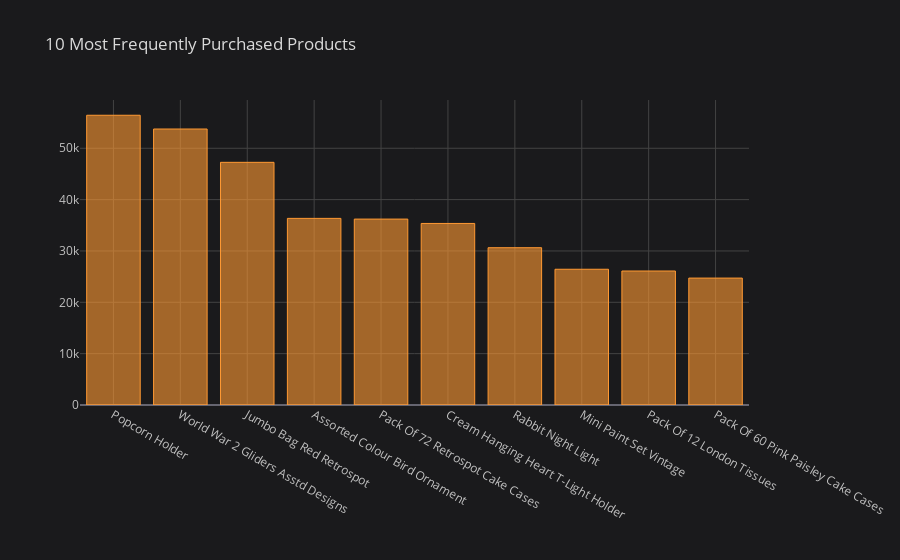

This figure's notebook cell:
### Code cell
popular_products.iplot(kind='bar',x='ProductName',y='Quantity',title='10 Most Frequently Purchased Products')

### Figure 1 — Plotly figure (JSON) as saved in the notebook; plotly's stock layout.template omitted (floating-point values rounded to 4 significant figures)
{"data": [{"marker": {"color": "rgba(255, 153, 51, 0.6)", "line": {"color": "rgba(255, 153, 51, 1.0)", "width": 1}}, "name": "Quantity", "orientation": "v", "text": "", "type": "bar", "x": ["Popcorn Holder", "World War 2 Gliders Asstd Designs", "Jumbo Bag Red Retrospot", "Assorted Colour Bird Ornament", "Pack Of 72 Retrospot Cake Cases", "Cream Hanging Heart T-Light Holder", "Rabbit Night Light", "Mini Paint Set Vintage", "Pack Of 12 London Tissues", "Pack Of 60 Pink Paisley Cake Cases"], "y": [56431, 53751, 47260, 36346, 36208, 35359, 30634, 26437, 26095, 24719]}], "layout": {"legend": {"bgcolor": "#1A1A1C", "font": {"color": "#D9D9D9"}}, "paper_bgcolor": "#1A1A1C", "plot_bgcolor": "#1A1A1C", "title": {"font": {"color": "#D9D9D9"}, "text": "10 Most Frequently Purchased Products"}, "xaxis": {"gridcolor": "#434343", "showgrid": true, "tickfont": {"color": "#C2C2C2"}, "title": {"font": {"color": "#D9D9D9"}, "text": ""}, "zerolinecolor": "#666570"}, "yaxis": {"gridcolor": "#434343", "showgrid": true, "tickfont": {"color": "#C2C2C2"}, "title": {"font": {"color": "#D9D9D9"}, "text": ""}, "zerolinecolor": "#666570"}}}
